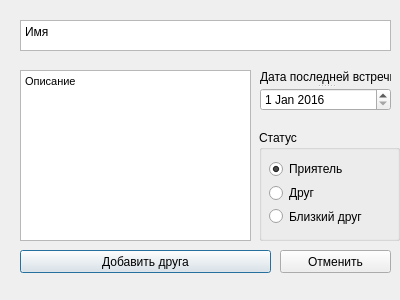
<?xml version="1.0" encoding="UTF-8"?>
<ui version="4.0">
 <class>AddFriendDialog</class>
 <widget class="QDialog" name="AddFriendDialog">
  <property name="geometry">
   <rect>
    <x>0</x>
    <y>0</y>
    <width>400</width>
    <height>300</height>
   </rect>
  </property>
  <property name="minimumSize">
   <size>
    <width>400</width>
    <height>300</height>
   </size>
  </property>
  <property name="maximumSize">
   <size>
    <width>400</width>
    <height>300</height>
   </size>
  </property>
  <property name="windowTitle">
   <string>Dialog</string>
  </property>
  <property name="modal">
   <bool>true</bool>
  </property>
  <widget class="QPushButton" name="AcceptButton">
   <property name="geometry">
    <rect>
     <x>20</x>
     <y>250</y>
     <width>251</width>
     <height>23</height>
    </rect>
   </property>
   <property name="text">
    <string>Добавить друга</string>
   </property>
  </widget>
  <widget class="QSplitter" name="splitter">
   <property name="geometry">
    <rect>
     <x>260</x>
     <y>70</y>
     <width>131</width>
     <height>41</height>
    </rect>
   </property>
   <property name="orientation">
    <enum>Qt::Vertical</enum>
   </property>
   <widget class="QLabel" name="label">
    <property name="text">
     <string>Дата последней встречи</string>
    </property>
   </widget>
   <widget class="QDateEdit" name="FriendDateEdit">
    <property name="dateTime">
     <datetime>
      <hour>0</hour>
      <minute>0</minute>
      <second>0</second>
      <year>2016</year>
      <month>1</month>
      <day>1</day>
     </datetime>
    </property>
   </widget>
  </widget>
  <widget class="QPushButton" name="CancelButton">
   <property name="geometry">
    <rect>
     <x>280</x>
     <y>250</y>
     <width>111</width>
     <height>23</height>
    </rect>
   </property>
   <property name="text">
    <string>Отменить</string>
   </property>
  </widget>
  <widget class="QGroupBox" name="groupBox">
   <property name="geometry">
    <rect>
     <x>259</x>
     <y>130</y>
     <width>141</width>
     <height>111</height>
    </rect>
   </property>
   <property name="title">
    <string>Статус</string>
   </property>
   <widget class="QWidget" name="layoutWidget">
    <property name="geometry">
     <rect>
      <x>10</x>
      <y>30</y>
      <width>96</width>
      <height>65</height>
     </rect>
    </property>
    <layout class="QVBoxLayout" name="verticalLayout">
     <item>
      <widget class="QRadioButton" name="rb_1">
       <property name="text">
        <string>Приятель</string>
       </property>
       <property name="checkable">
        <bool>true</bool>
       </property>
       <property name="checked">
        <bool>true</bool>
       </property>
       <attribute name="buttonGroup">
        <string notr="true">FriendLevelRadioButtonsGroup</string>
       </attribute>
      </widget>
     </item>
     <item>
      <widget class="QRadioButton" name="rb_2">
       <property name="text">
        <string>Друг</string>
       </property>
       <property name="checked">
        <bool>false</bool>
       </property>
       <attribute name="buttonGroup">
        <string notr="true">FriendLevelRadioButtonsGroup</string>
       </attribute>
      </widget>
     </item>
     <item>
      <widget class="QRadioButton" name="rb_3">
       <property name="text">
        <string>Близкий друг</string>
       </property>
       <attribute name="buttonGroup">
        <string notr="true">FriendLevelRadioButtonsGroup</string>
       </attribute>
      </widget>
     </item>
    </layout>
   </widget>
  </widget>
  <widget class="QPlainTextEdit" name="NameTextField">
   <property name="geometry">
    <rect>
     <x>20</x>
     <y>20</y>
     <width>371</width>
     <height>31</height>
    </rect>
   </property>
   <property name="plainText">
    <string>Имя</string>
   </property>
  </widget>
  <widget class="QTextEdit" name="DescrTextField">
   <property name="geometry">
    <rect>
     <x>20</x>
     <y>70</y>
     <width>231</width>
     <height>171</height>
    </rect>
   </property>
   <property name="html">
    <string>&lt;!DOCTYPE HTML PUBLIC &quot;-//W3C//DTD HTML 4.0//EN&quot; &quot;http://www.w3.org/TR/REC-html40/strict.dtd&quot;&gt;
&lt;html&gt;&lt;head&gt;&lt;meta name=&quot;qrichtext&quot; content=&quot;1&quot; /&gt;&lt;style type=&quot;text/css&quot;&gt;
p, li { white-space: pre-wrap; }
&lt;/style&gt;&lt;/head&gt;&lt;body style=&quot; font-family:'MS Shell Dlg 2'; font-size:8.25pt; font-weight:400; font-style:normal;&quot;&gt;
&lt;p style=&quot; margin-top:0px; margin-bottom:0px; margin-left:0px; margin-right:0px; -qt-block-indent:0; text-indent:0px;&quot;&gt;&lt;span style=&quot; font-size:8pt;&quot;&gt;Описание&lt;/span&gt;&lt;/p&gt;&lt;/body&gt;&lt;/html&gt;</string>
   </property>
  </widget>
 </widget>
 <resources/>
 <connections/>
 <buttongroups>
  <buttongroup name="FriendLevelRadioButtonsGroup"/>
 </buttongroups>
</ui>
